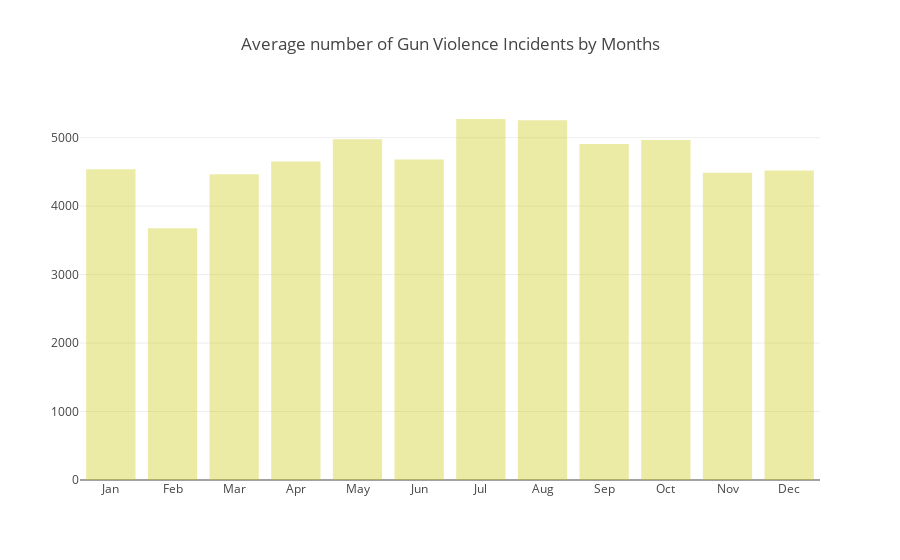

Notebook code for this chart:
### Code cell
x2 = list(month_mean.keys())
y2 = list(month_mean.values())
trace2 = go.Bar(x = [calendar.month_abbr[int(x)] for x in x2], y = y2, name = 'month', opacity = 0.7, marker = dict(color = 'rgba(200,200,3,0.5)'))
layout = go.Layout(title = 'Average number of Gun Violence Incidents by Months')
fig = go.Figure(data = [trace2], layout = layout)
iplot(fig)

### Figure 1 — Plotly figure (JSON) as saved in the notebook; plotly's stock layout.template omitted (floating-point values rounded to 4 significant figures)
{"data": [{"marker": {"color": "rgba(200,200,3,0.5)"}, "name": "month", "opacity": 0.7, "type": "bar", "uid": "67bc4f08-b9ea-4544-86a6-8f7f13ed776c", "x": ["Jan", "Feb", "Mar", "Apr", "May", "Jun", "Jul", "Aug", "Sep", "Oct", "Nov", "Dec"], "y": [4538.0, 3676.0, 4467.0, 4653.0, 4976.0, 4681, 5273, 5253, 4907, 4967, 4488.0, 4521]}], "layout": {"title": "Average number of Gun Violence Incidents by Months"}}
